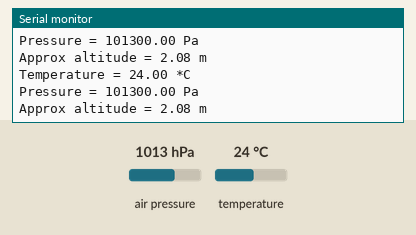
Bench run of a sketch on a simulated Arduino Uno, built with avr-gcc and run on an emulated ATmega328P. Parts: the last lines printed to the serial monitor. Inputs (shaded band) come from the test bench; at power-on: air pressure 1013 hPa, temperature 24 °C.

Above: at 1.2 s.
1.3 s: air pressure set to 952 hPa
At 2.0 s:
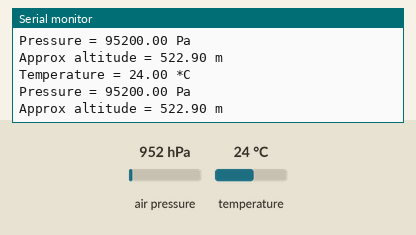
4.3 s: air pressure set to 975 hPa
At 4.48 s:
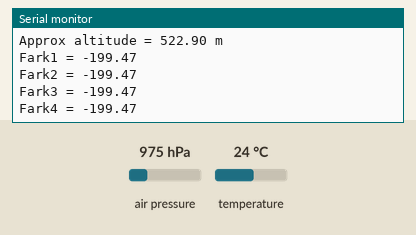
5.8 s: air pressure set to 1000 hPa
At 6.0 s:
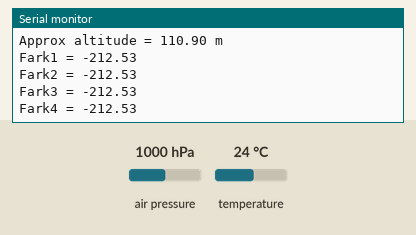
8.8 s: air pressure set to 1025 hPa
At 9.01 s:
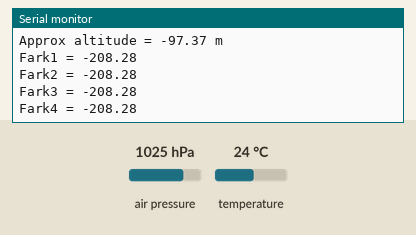
11.8 s: air pressure set to 1048 hPa
At 12.03 s:
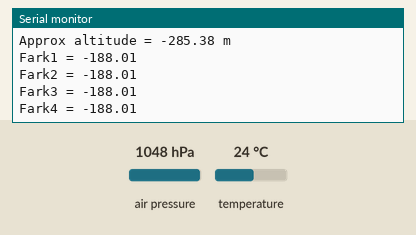
Timing chart, 0 to 14.8 s (numbered marks = the images above; inputs shaded):
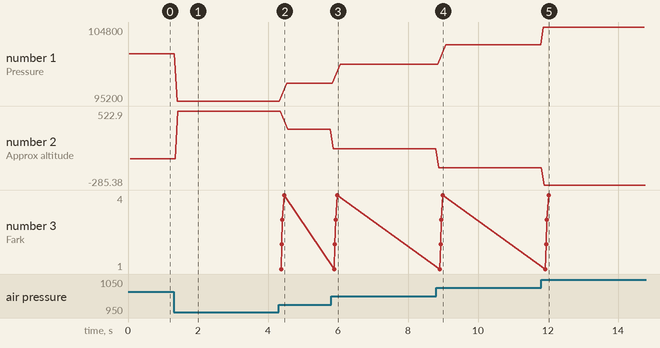

The sketch:

BMP280.ino
```cpp
#include <Wire.h>
#include <SPI.h>
#include <Adafruit_BMP280.h>

#define BMP_SCK  (13)
#define BMP_MISO (12)
#define BMP_MOSI (11)
#define BMP_CS   (10)

Adafruit_BMP280 bmp; // I2C
//Adafruit_BMP280 bmp(BMP_CS); // hardware SPI
//Adafruit_BMP280 bmp(BMP_CS, BMP_MOSI, BMP_MISO,  BMP_SCK);

float ilkyukseklik=0, ayukseklik=0, byukseklik=0, fark=0;
int ikincikosul=0;

void setup() {
  Serial.begin(9600);
  while ( !Serial ) delay(100);   // wait for native usb
  Serial.println(F("BMP280 test"));
  unsigned status;
  //status = bmp.begin(BMP280_ADDRESS_ALT, BMP280_CHIPID);
  status = bmp.begin();
  if (!status) {
    Serial.println(F("Could not find a valid BMP280 sensor, check wiring or "
                      "try a different address!"));
    Serial.print("SensorID was: 0x"); Serial.println(bmp.sensorID(),16);
    Serial.print("        ID of 0xFF probably means a bad address, a BMP 180 or BMP 085\n");
    Serial.print("   ID of 0x56-0x58 represents a BMP 280,\n");
    Serial.print("        ID of 0x60 represents a BME 280.\n");
    Serial.print("        ID of 0x61 represents a BME 680.\n");
    while (1) delay(10);
  }

  /* Default settings from datasheet. */
  bmp.setSampling(Adafruit_BMP280::MODE_NORMAL,     /* Operating Mode. */
                  Adafruit_BMP280::SAMPLING_X2,     /* Temp. oversampling */
                  Adafruit_BMP280::SAMPLING_X16,    /* Pressure oversampling */
                  Adafruit_BMP280::FILTER_X16,      /* Filtering. */
                  Adafruit_BMP280::STANDBY_MS_500); /* Standby time. */


                  ilkyukseklik=bmp.readAltitude(1013.25);
}

void loop()
{

  ayukseklik=bmp.readAltitude(1013.25);
  ayukseklik=ayukseklik-ilkyukseklik;

    Serial.print(F("Temperature = "));
    Serial.print(bmp.readTemperature());
    Serial.println(" *C");

    Serial.print(F("Pressure = "));
    Serial.print(bmp.readPressure());
    Serial.println(" Pa");

    Serial.print(F("Approx altitude = "));
    Serial.print(bmp.readAltitude(1013.25)); /* Adjusted to local forecast! */
    Serial.println(" m");

    Serial.println();
    delay(10);

/// Algoritma Açıklaması : ayukseklik verisini kaydettikten sonra byukseklik versini kaydedecektir.
/// byukseklik, ayukseklik verisinden küçük olduğu anda if şartını sağlayacaktır.
/// ayukseklik verisi if yapısı içerisinde sabit tutulup sadece byukseklik verisi tekrar alınacaktır.
/// arada ki fark atmaya devam ettikçe sürüklenme paraşütü ikinci koşul sağlanacaktır.

  byukseklik=bmp.readAltitude(1013.25);
  byukseklik=byukseklik-ilkyukseklik;

    if(byukseklik-ayukseklik<=-0.3)
    {
      fark=byukseklik-ayukseklik;
      Serial.print("Fark1 = ");
      Serial.println(fark);
            delay(10);
      byukseklik=bmp.readAltitude(1013.25);
      byukseklik=byukseklik-ilkyukseklik;

      if(byukseklik-ayukseklik<=-0.4)
      {
        fark=byukseklik-ayukseklik;
        Serial.print("Fark2 = ");
        Serial.println(fark);
              delay(10);
        byukseklik=bmp.readAltitude(1013.25);
        byukseklik=byukseklik-ilkyukseklik;

        if(byukseklik-ayukseklik<=-0.6)
        {
          fark=byukseklik-ayukseklik;
          Serial.print("Fark3 = ");
          Serial.println(fark);
                    delay(100);
          byukseklik=bmp.readAltitude(1013.25);
          byukseklik=byukseklik-ilkyukseklik;

          if(byukseklik-ayukseklik<=-1.2)
          {
            fark=byukseklik-ayukseklik;
            Serial.print("Fark4 = ");
            Serial.println(fark);
            Serial.println("SÜRÜKLENME PARAŞÜTÜ AÇILDI");
            ikincikosul=1;
          }
        }
      }
    }


}
```

Measured:
- after the input at 1.3 s, the serial monitor: prints a new line after 0.10 s (image 1)
- after the input at 4.3 s, the serial monitor: prints a new line after 0.08 s (image 2)
- after the input at 5.8 s, the serial monitor: prints a new line after 0.06 s (image 3)
- after the input at 8.8 s, the serial monitor: prints a new line after 0.08 s (image 4)
- after the input at 11.8 s, the serial monitor: prints a new line after 0.07 s (image 5)
- plotted number 1: 101300 → 95200 after the input at 1.3 s, 95200 → 97500 after the input at 4.3 s, 97500 → 100000 after the input at 5.8 s, 100000 → 102500 after the input at 8.8 s, 102500 → 104800 after the input at 11.8 s
- plotted number 2: 2.08 → 522.9 after the input at 1.3 s, 522.9 → 323.44 after the input at 4.3 s, 323.44 → 110.9 after the input at 5.8 s, 110.9 → -97.37 after the input at 8.8 s, -97.37 → -285.38 after the input at 11.8 s
